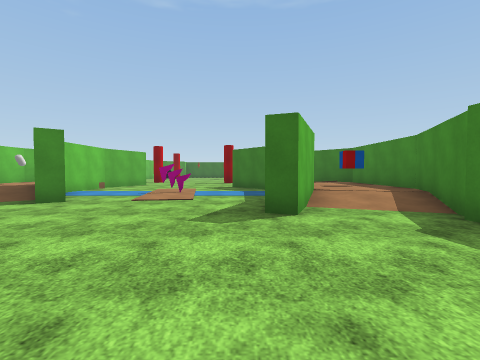
view 1 (above)

21 first-person views from a walk through a scene from a Unity 3-D project. The camera is 1.3 m above the floor, tilts 2° down and sees 85° across. The floor is counted in squares, 2 m on a side. Each view is taken from the middle of a square. On the plan, view 1 faces up. The plan holds only what a view shows up to about 9 squares ahead; the rest is blank. The place goes on beyond the plan. Flat ground stands in for the terrain. The player character is not drawn. Surface patterns are stand-ins for the level's own textures.

view 2
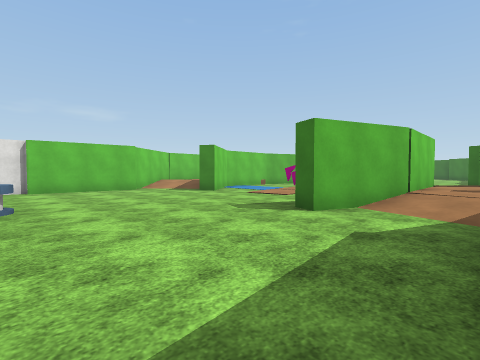

view 3
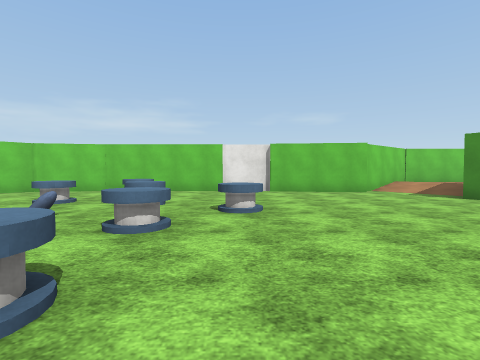

view 4
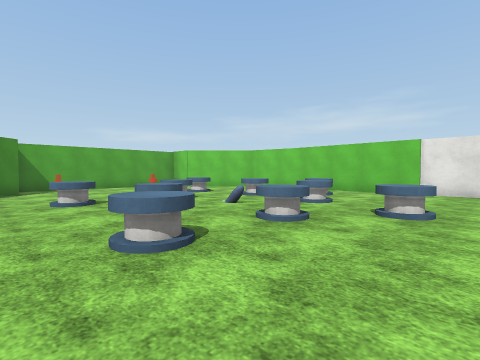

view 5
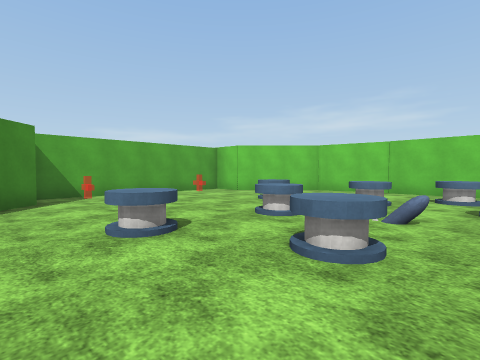

view 6
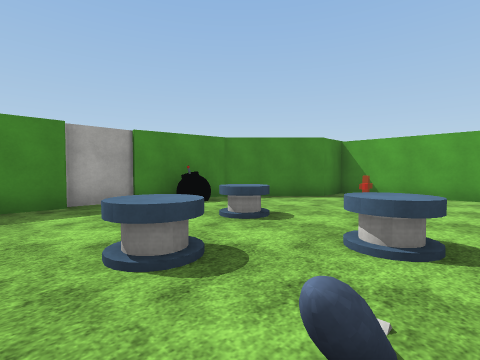

view 7
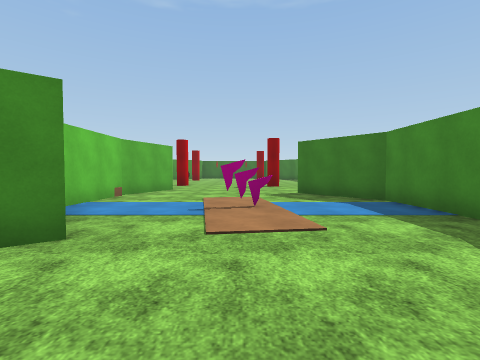

view 8
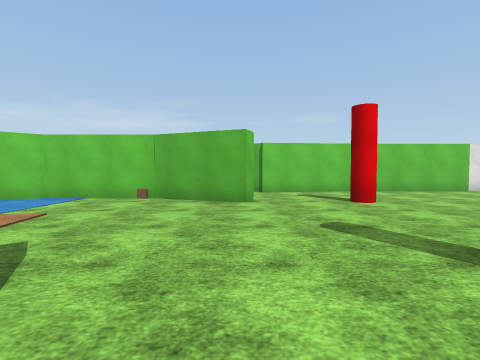

view 9
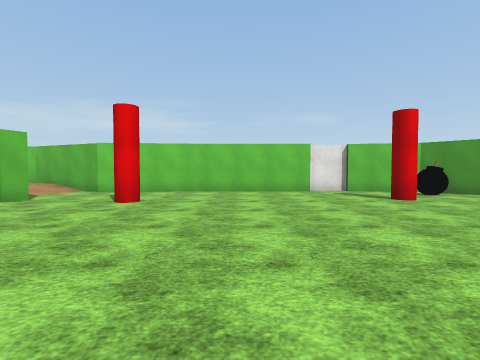

view 10
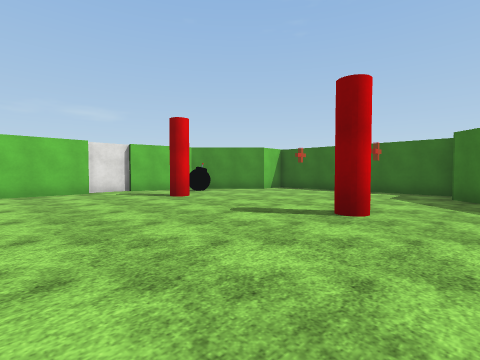

view 11
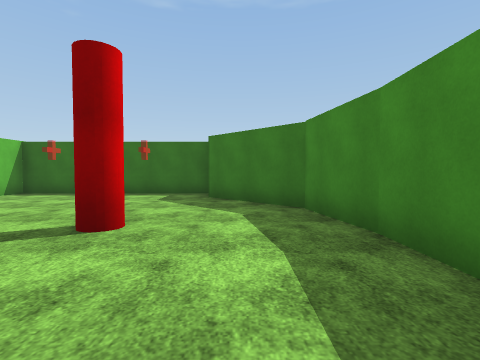

view 12
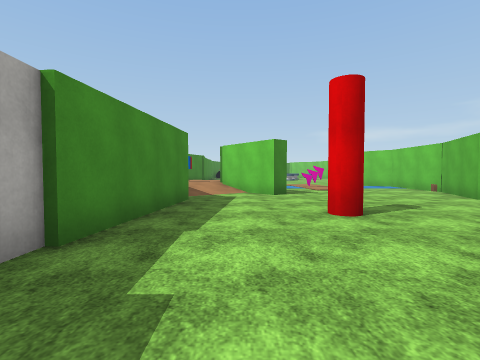

view 13
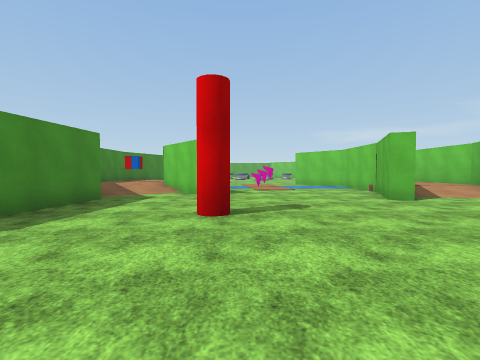

view 14
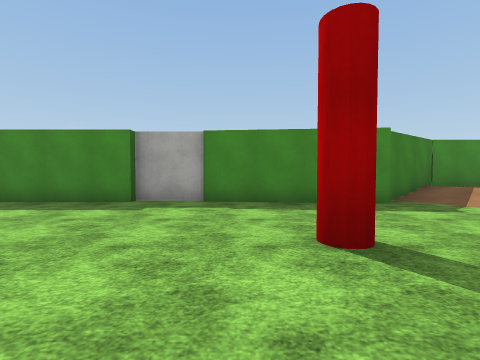

view 15
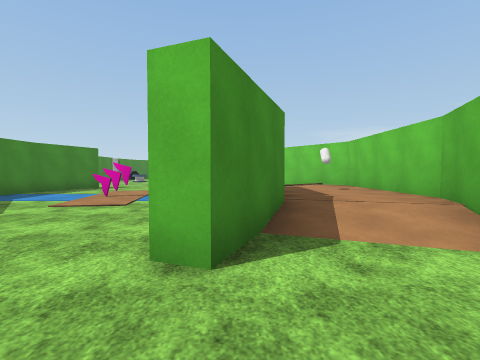

view 16
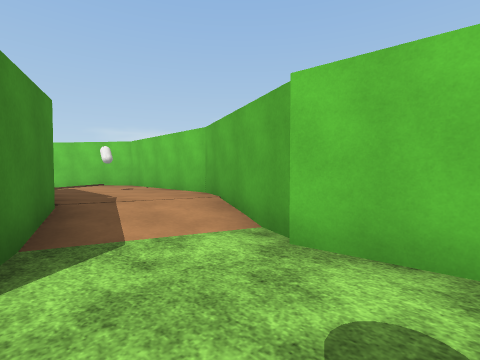

view 17
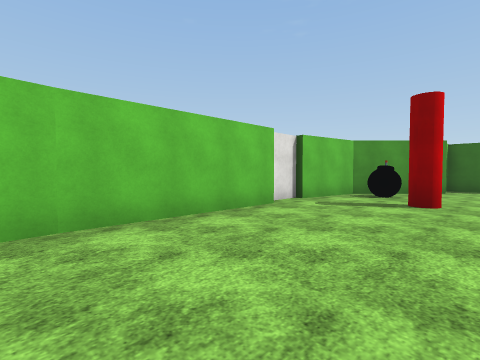

view 18
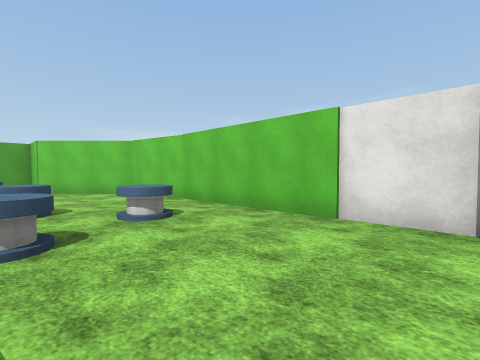

view 19
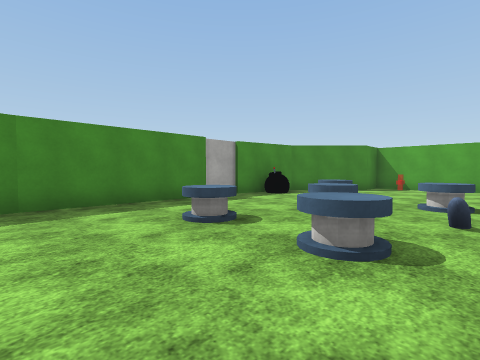

view 20
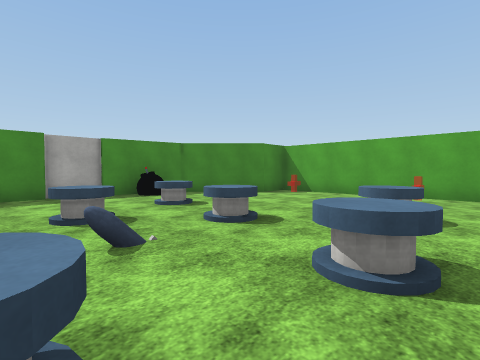

view 21
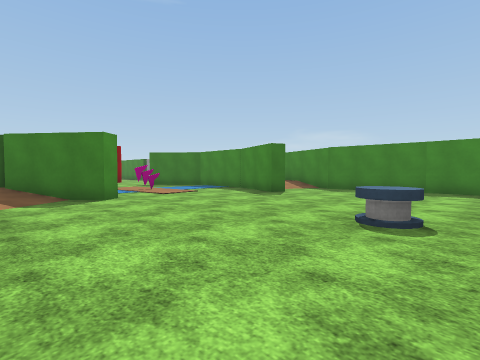

### Floor plan
Key: @ floor where view 1 was taken; # wall or solid block; . main floor; : floor 0.5 m higher than the main floor; / step, stairs or slope; C capsule; R red cylinder; O other object.
Columns run from 9 left of view 1 to 5 right of it. Each row starts with its distance up from view 1.
 26     #######
 25    ##.....#
 24   ##......##
 23   #........##
 22  ##O........#
 21  #..R...R...#
 20  #..........#
 19  #..........#
 18  #..........#
 17  #..........#
 16  #..........#
 15  #..R.......#
 14  ##.....R...#
 13  ##.........#
 12  #..#.......##
 11  #//#......./#
 10 ##:##....##//##
  9 #::#......#/::#
  8 #:C#...O..#:O:#
  7 #::##.....#:::#
  6 ##//##....#::##
  5  ##/......#//#
  4   #.......#..#
  3   ##........##
  2   #..........#
  1   #..........#
  0   #....O.@...#
 -1   #.....O.O..#
 -2   #...O......#
 -3   #.O..O.O...#
 -4   #...O.O....#
 -5   #.....O.O.O
 -6   #...O.....#
 -7   ##........#
 -8    ##......##
 -9     #......#
-10     ########

Where each view was taken, in squares from view 1:
view 1: 0 up, 0 right, facing up
view 2: 0 up, 3 right, facing up-left
view 3: 0 up, 2 right, facing left
view 4: 1 up, 2 right, facing down-left
view 5: 2 down, 2 right, facing down-left
view 6: 2 down, 2 left, facing down-right
view 7: 3 up, 2 left, facing up
view 8: 12 up, 1 right, facing left
view 9: 17 up, 1 right, facing left
view 10: 17 up, 1 right, facing up-left
view 11: 18 up, 1 right, facing up
view 12: 18 up, 1 right, facing down
view 13: 18 up, 1 left, facing down
view 14: 15 up, 3 left, facing right
view 15: 14 up, 5 left, facing down
view 16: 14 up, 5 left, facing down-left
view 17: 15 up, 4 left, facing up-left
view 18: 1 up, 3 left, facing down-left
view 19: 1 up, 2 left, facing down-right
view 20: 2 down, 4 left, facing down-right
view 21: 1 down, 6 left, facing up-right
